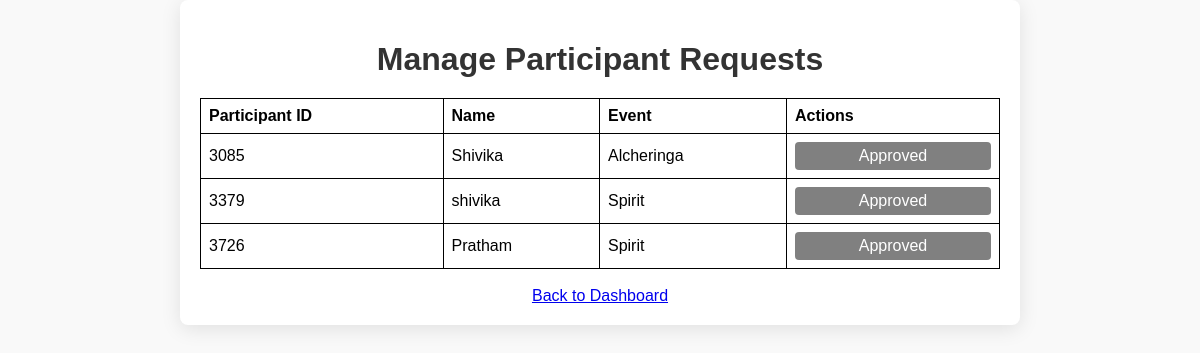
The page /manage_participants.php (signed in) on the database its author committed.
### tables this page shows
CREATE TABLE `Request` (
  `Request_ID` int NOT NULL,
  `Event_ID` int NOT NULL,
  `Participant_ID` int DEFAULT NULL
);

CREATE TABLE `Participant` (
  `Participant_ID` int NOT NULL,
  `Name` varchar(100) NOT NULL,
  `Email` varchar(100) DEFAULT NULL,
  `Phone` varchar(15) DEFAULT NULL,
  `Username` varchar(50) DEFAULT NULL
);

CREATE TABLE `Event` (
  `Event_ID` int NOT NULL,
  `Name` varchar(100) NOT NULL,
  `Start_Time` timestamp NOT NULL,
  `End_Time` timestamp NOT NULL,
  `Capacity` int DEFAULT NULL,
  `Projector` tinyint(1) DEFAULT '0',
  `Sound_System` tinyint(1) DEFAULT '0',
  `REQUIREMENTS` text
);

### manage_participants.php (the view, shortened to what this page needs)
<?php
include('db.php');
$admin_id = $_SESSION['admin_id'];
$sql_requests = "SELECT r.Participant_ID, r.Event_ID, p.Name, e.Name AS Event_Name, t.STATUS
                 FROM Request r
                 JOIN Participant p ON r.Participant_ID = p.Participant_ID
                 JOIN Event e ON r.Event_ID = e.Event_ID
                 JOIN Ticket t ON t.Participant_ID = p.Participant_ID AND t.Event_ID = e.Event_ID
                 JOIN Registers re ON re.Event_ID = e.Event_ID
                 WHERE re.Admin_ID = :admin_id";
$stmt_requests = $conn->prepare($sql_requests);
$stmt_requests->bindParam(':admin_id', $admin_id, PDO::PARAM_INT);
$stmt_requests->execute();
$result_requests = $stmt_requests->fetchAll(PDO::FETCH_ASSOC);
?>
<!DOCTYPE html>
<html lang="en">
<head>
    <link rel="stylesheet" href="styles.css">
</head>
<body>
    <div class="container">
        <h1>Manage Participant Requests</h1>
        <?php if (count($result_requests) > 0): ?>
            <table>
                <thead>
                    <tr>
                        <th>Participant ID</th>
                        <th>Name</th>
                        <th>Event</th>
                        <th>Actions</th>
                    </tr>
                </thead>
                <tbody>
                    <?php foreach ($result_requests as $request): ?>
                        <tr>
                            <td><?php echo htmlspecialchars($request['Participant_ID']); ?></td>
                            <td><?php echo htmlspecialchars($request['Name']); ?></td>
                            <td><?php echo htmlspecialchars($request['Event_Name']); ?></td>
                            <td>
                                <?php if ($request['STATUS'] === 'approved'): ?>
                                    <button style="background-color: grey; color: white; border: none; padding: 5px 10px; cursor: not-allowed;" disabled>Approved</button>
                                <?php endif; ?>
                            </td>
                        </tr>
                    <?php endforeach; ?>
                </tbody>
            </table>
        <?php else: ?>
            <p>No pending requests found.</p>
        <?php endif; ?>
        <br>
        <a href='dashboard_admin.php'>Back to Dashboard</a>
    </div>
</body>
</html>

### styles.css (style rules this page uses)
body { margin: 0; padding: 0; font-family: Arial, sans-serif; background-color: #f0f0f0; }
.container { max-width: 600px; margin: 50px auto; padding: 20px; background-color: #ffffff; border-radius: 8px; box-shadow: 0 2px 10px rgba(0, 0, 0, 0.1); }
button { width: 100%; padding: 10px; background-color: #28a745; border: none; border-radius: 4px; color: white; font-size: 16px; cursor: pointer; transition: background-color 0.3s ease; }
body { margin: 0; padding: 0; font-family: Arial, sans-serif; background-color: #f9f9f9; }
.container { max-width: 800px; margin: 50px auto; padding: 20px; text-align: center; background-color: #ffffff; border-radius: 8px; box-shadow: 0 4px 20px rgba(0, 0, 0, 0.1); }
h1 { color: #333; margin-bottom: 20px; }

### manage_participants.php (style rules this page uses)
table { width: 100%; border-collapse: collapse; margin-top: 20px; }
table, th, td { border: 1px solid black; }
th, td { padding: 8px; text-align: left; }
.container { width: 80%; margin: auto; text-align: center; }

### rows shown on the page
request: Participant_ID "3085", Participant_ID.Name "Shivika", Event_ID.Name "Alcheringa"
request: Participant_ID "3379", Participant_ID.Name "shivika", Event_ID.Name "Spirit"
request: Participant_ID "3726", Participant_ID.Name "Pratham", Event_ID.Name "Spirit"
